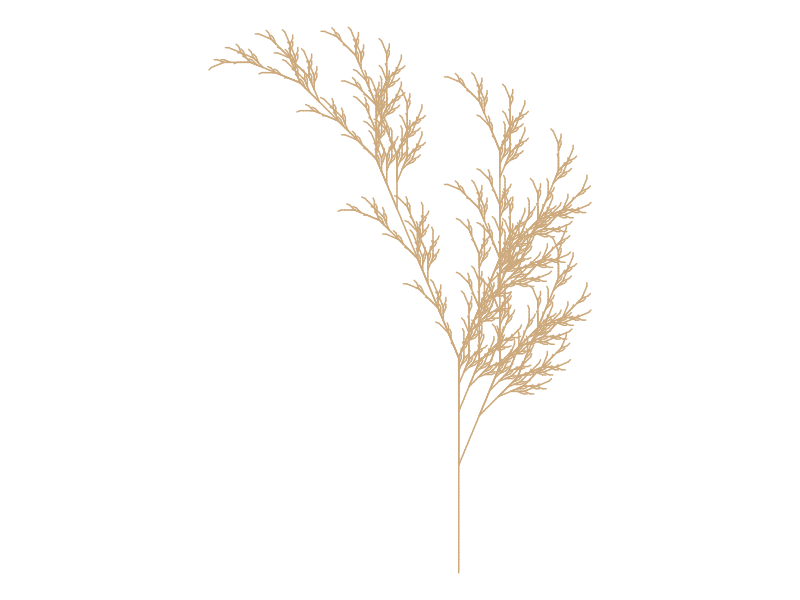

The R script that drew this image:
## Data Visualization
## Objective: Create graphics with R
## Title: Fall color
# Credit: https://fronkonstin.com

# Install packages
install.packages(c("gsubfn", "proto", "tidyverse"))

library(gsubfn)
library(tidyverse)

# Define elements in plant art
# Each image corresponds to a different axiom, rules, angle and depth

# Leaf of Fall

axiom="X"
rules=list("X"="F-[[X]+X]+F[+FX]-X", "F"="FF")
angle=22.5
depth=6


for (i in 1:depth) axiom=gsubfn(".", rules, axiom)

actions=str_extract_all(axiom, "\\d*\\+|\\d*\\-|F|L|R|\\[|\\]|\\|") %>% unlist

status=data.frame(x=numeric(0), y=numeric(0), alfa=numeric(0))
points=data.frame(x1 = 0, y1 = 0, x2 = NA, y2 = NA, alfa=90, depth=1)


# Generating data
# Note: may take a minute or two

for (action in actions)
{
  if (action=="F")
  {
    x=points[1, "x1"]+cos(points[1, "alfa"]*(pi/180))
    y=points[1, "y1"]+sin(points[1, "alfa"]*(pi/180))
    points[1,"x2"]=x
    points[1,"y2"]=y
    data.frame(x1 = x, y1 = y, x2 = NA, y2 = NA,
               alfa=points[1, "alfa"],
               depth=points[1,"depth"]) %>% rbind(points)->points
  }
  if (action %in% c("+", "-")){
    alfa=points[1, "alfa"]
    points[1, "alfa"]=eval(parse(text=paste0("alfa",action, angle)))
  }
  if(action=="["){
    data.frame(x=points[1, "x1"], y=points[1, "y1"], alfa=points[1, "alfa"]) %>%
      rbind(status) -> status
    points[1, "depth"]=points[1, "depth"]+1
  }
  
  if(action=="]"){
    depth=points[1, "depth"]
    points[-1,]->points
    data.frame(x1=status[1, "x"], y1=status[1, "y"], x2=NA, y2=NA,
               alfa=status[1, "alfa"],
               depth=depth-1) %>%
      rbind(points) -> points
    status[-1,]->status
  }
}

ggplot() +
  geom_segment(aes(x = x1, y = y1, xend = x2, yend = y2),
               lineend = "round",
               color="burlywood3", # Set your own Fall color?
               data=na.omit(points)) +
  coord_fixed(ratio = 1) +
  theme_void() # No grid nor axes
